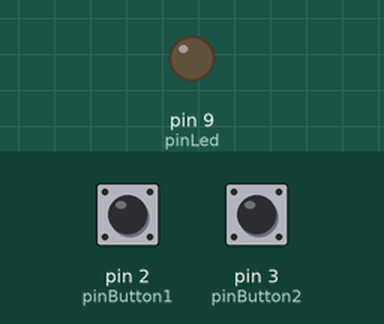
The sketch below on a simulated Arduino Uno, built with avr-gcc and run on an emulated ATmega328P. On the bench: output pins drawn as LEDs (lit = HIGH). Inputs (shaded band) come from the test bench; at power-on: pin 2 (pinButton1) HIGH, pin 3 (pinButton2) HIGH.

Above: at 1.2 s.
1.3 s: pin 2 (pinButton1) pulled LOW for 0.15 s
At 1.6 s:
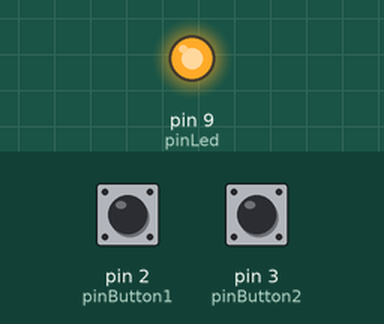
2.9 s: pin 3 (pinButton2) pulled LOW for 0.15 s
At 4.0 s:
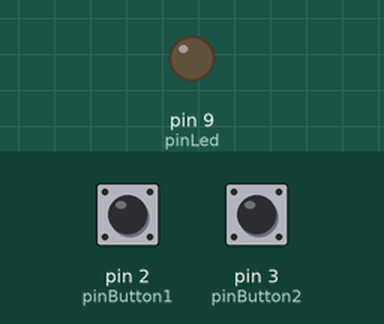
4.5 s: pin 2 (pinButton1) pulled LOW for 1 s
At 5.2 s:
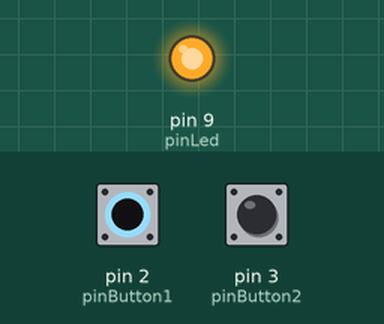
Timing chart, 0 to 7.5 s (numbered marks = the images above; inputs shaded):
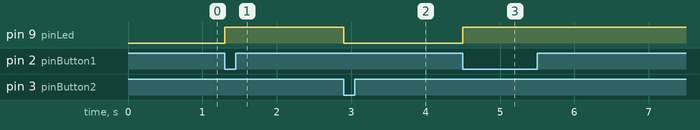

Measured:
- after the input at 1.3 s, pin 9 (pinLed): LOW → HIGH at once
- after the input at 2.9 s, pin 9 (pinLed): HIGH → LOW at once
- after the input at 4.5 s, pin 9 (pinLed): LOW → HIGH at once

The sketch:

beloto.ino
```cpp
// Dua button dan LED
const int pinButton1 = 2; // berada pada pin dua arduino
const int pinButton2 = 3; // berada pada pin tiga arduino
const int pinLed = 9; // led berada di pin sembilan

void setup() {
  pinMode(pinButton1, INPUT); // sebagai input
  pinMode(pinButton2, INPUT); // sebagai input
  pinMode(pinLed, OUTPUT); // sebagai output
  digitalWrite(pinButton1, HIGH); // pull up pin 1 aktif
  digitalWrite(pinButton2, HIGH); // pull up pin 2 aktif
}

void loop() {
  if (digitalRead(pinButton1) == LOW) { // membaca jika button kita tekan
    digitalWrite(pinLed, HIGH); // menyalakan LED
  }
  else if (digitalRead(pinButton2) == LOW) {
    digitalWrite(pinLed, LOW); // mematikan LED
  }
}
```
